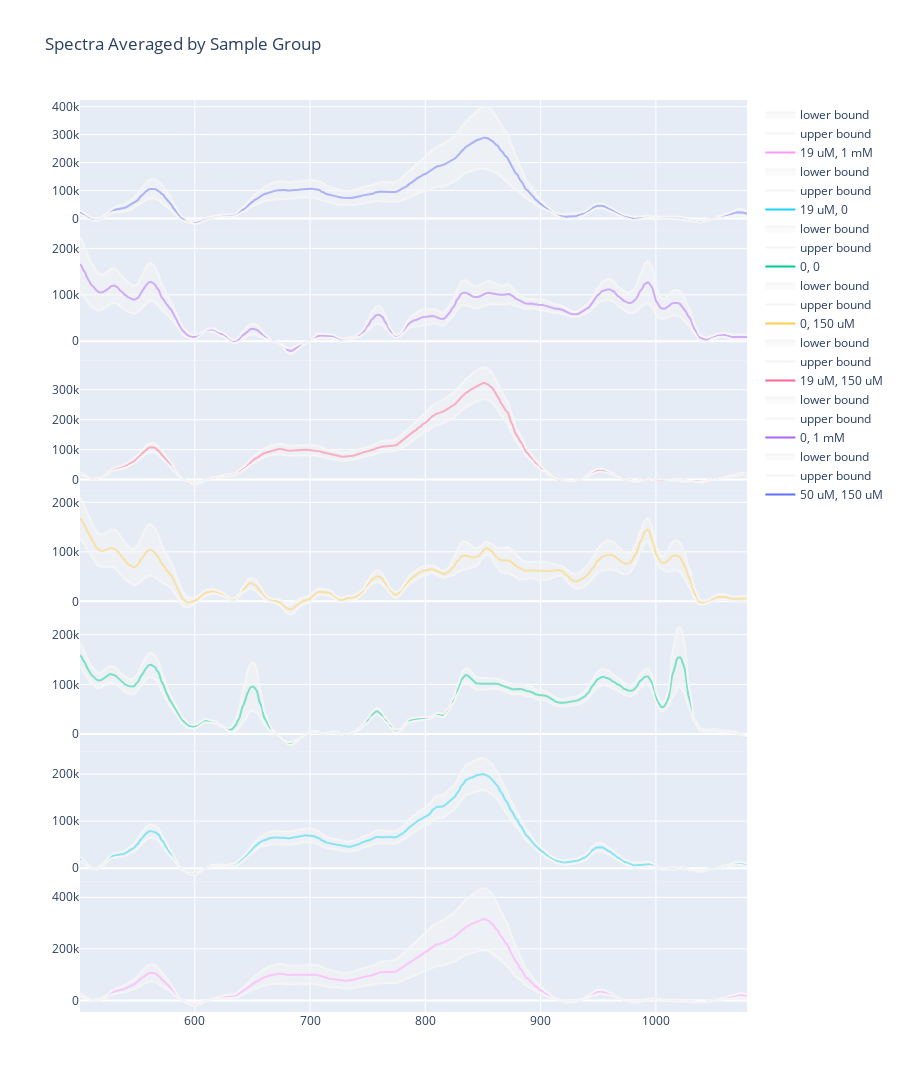

Here is the notebook cell this chart was saved with:
### Code cell
#View spectra, averaged by sample group
df=y
mydic=namedic
x=x

num=0
figs=[]

for sample_group in list(set(mydic.values())): #grab each sample group
    ids=[idx for idx, label in mydic.items() if label == sample_group] #Get the sample ids for specificed label
    existing_ids=list(set(ids).intersection(df.index)) #Filter out ids that do not occur in the DF
    # print(len(ids), len(existing_ids))
    # Get the average
    if existing_ids:
        traces=[]
        num=num+1
        ave=df.loc[existing_ids].mean() #Find average of all spectra with same label
        std=df.loc[existing_ids].std() #Calcuate the standard deviation
        traces.append(go.Scatter(y=ave, x=x, name=sample_group))
        traces.append(go.Scatter(x=x, y=ave + std, mode='lines', name='upper bound', line=dict(color='whitesmoke')))
        traces.append(go.Scatter(x=x, y=ave - std, mode='lines', name='lower bound', line=dict(color='whitesmoke'), fill='tonexty', opacity=0.1))
        fig=go.Figure(traces)
        fig.update_layout(title=sample_group)
        figs.append(fig)
        # fig.show()
    else:
        print(f'No samples in DF for {sample_group}')

###################

figure=make_subplots(rows=num, cols=1, shared_xaxes=True, vertical_spacing=0)
i=1
for fig in figs:
    figure.add_trace(fig.data[0], row=i, col=1)
    figure.add_trace(fig.data[1], row=i, col=1)
    figure.add_trace(fig.data[2], row=i, col=1)
    i=i+1

figure.update_layout(height=300*num, title='Spectra Averaged by Sample Group')


#################

# figure=go.Figure()
# for fig in figs:
#     figure.add_trace(fig.data[0])
#     figure.add_trace(fig.data[1])
#     figure.add_trace(fig.data[2])


figure.show()

### Figure 1 — Plotly figure (JSON) as saved in the notebook; plotly's stock layout.template omitted (floating-point values rounded to 4 significant figures; data arrays with more than 128 entries replaced by an {"elided": "..."} marker saying what was removed)
{"data": [{"name": "50 uM, 150 uM", "type": "scatter", "x": {"elided": "438 float values"}, "xaxis": "x", "y": {"elided": "438 float values"}, "yaxis": "y"}, {"line": {"color": "whitesmoke"}, "mode": "lines", "name": "upper bound", "type": "scatter", "x": {"elided": "438 float values"}, "xaxis": "x", "y": {"elided": "438 float values"}, "yaxis": "y"}, {"fill": "tonexty", "line": {"color": "whitesmoke"}, "mode": "lines", "name": "lower bound", "opacity": 0.1, "type": "scatter", "x": {"elided": "438 float values"}, "xaxis": "x", "y": {"elided": "438 float values"}, "yaxis": "y"}, {"name": "0, 1 mM", "type": "scatter", "x": {"elided": "438 float values"}, "xaxis": "x2", "y": {"elided": "438 float values"}, "yaxis": "y2"}, {"line": {"color": "whitesmoke"}, "mode": "lines", "name": "upper bound", "type": "scatter", "x": {"elided": "438 float values"}, "xaxis": "x2", "y": {"elided": "438 float values"}, "yaxis": "y2"}, {"fill": "tonexty", "line": {"color": "whitesmoke"}, "mode": "lines", "name": "lower bound", "opacity": 0.1, "type": "scatter", "x": {"elided": "438 float values"}, "xaxis": "x2", "y": {"elided": "438 float values"}, "yaxis": "y2"}, {"name": "19 uM, 150 uM", "type": "scatter", "x": {"elided": "438 float values"}, "xaxis": "x3", "y": {"elided": "438 float values"}, "yaxis": "y3"}, {"line": {"color": "whitesmoke"}, "mode": "lines", "name": "upper bound", "type": "scatter", "x": {"elided": "438 float values"}, "xaxis": "x3", "y": {"elided": "438 float values"}, "yaxis": "y3"}, {"fill": "tonexty", "line": {"color": "whitesmoke"}, "mode": "lines", "name": "lower bound", "opacity": 0.1, "type": "scatter", "x": {"elided": "438 float values"}, "xaxis": "x3", "y": {"elided": "438 float values"}, "yaxis": "y3"}, {"name": "0, 150 uM", "type": "scatter", "x": {"elided": "438 float values"}, "xaxis": "x4", "y": {"elided": "438 float values"}, "yaxis": "y4"}, {"line": {"color": "whitesmoke"}, "mode": "lines", "name": "upper bound", "type": "scatter", "x": {"elided": "438 float values"}, "xaxis": "x4", "y": {"elided": "438 float values"}, "yaxis": "y4"}, {"fill": "tonexty", "line": {"color": "whitesmoke"}, "mode": "lines", "name": "lower bound", "opacity": 0.1, "type": "scatter", "x": {"elided": "438 float values"}, "xaxis": "x4", "y": {"elided": "438 float values"}, "yaxis": "y4"}, {"name": "0, 0", "type": "scatter", "x": {"elided": "438 float values"}, "xaxis": "x5", "y": {"elided": "438 float values"}, "yaxis": "y5"}, {"line": {"color": "whitesmoke"}, "mode": "lines", "name": "upper bound", "type": "scatter", "x": {"elided": "438 float values"}, "xaxis": "x5", "y": {"elided": "438 float values"}, "yaxis": "y5"}, {"fill": "tonexty", "line": {"color": "whitesmoke"}, "mode": "lines", "name": "lower bound", "opacity": 0.1, "type": "scatter", "x": {"elided": "438 float values"}, "xaxis": "x5", "y": {"elided": "438 float values"}, "yaxis": "y5"}, {"name": "19 uM, 0", "type": "scatter", "x": {"elided": "438 float values"}, "xaxis": "x6", "y": {"elided": "438 float values"}, "yaxis": "y6"}, {"line": {"color": "whitesmoke"}, "mode": "lines", "name": "upper bound", "type": "scatter", "x": {"elided": "438 float values"}, "xaxis": "x6", "y": {"elided": "438 float values"}, "yaxis": "y6"}, {"fill": "tonexty", "line": {"color": "whitesmoke"}, "mode": "lines", "name": "lower bound", "opacity": 0.1, "type": "scatter", "x": {"elided": "438 float values"}, "xaxis": "x6", "y": {"elided": "438 float values"}, "yaxis": "y6"}, {"name": "19 uM, 1 mM", "type": "scatter", "x": {"elided": "438 float values"}, "xaxis": "x7", "y": {"elided": "438 float values"}, "yaxis": "y7"}, {"line": {"color": "whitesmoke"}, "mode": "lines", "name": "upper bound", "type": "scatter", "x": {"elided": "438 float values"}, "xaxis": "x7", "y": {"elided": "438 float values"}, "yaxis": "y7"}, {"fill": "tonexty", "line": {"color": "whitesmoke"}, "mode": "lines", "name": "lower bound", "opacity": 0.1, "type": "scatter", "x": {"elided": "438 float values"}, "xaxis": "x7", "y": {"elided": "438 float values"}, "yaxis": "y7"}], "layout": {"height": 2100, "title": {"text": "Spectra Averaged by Sample Group"}, "xaxis": {"anchor": "y", "domain": [0, 1], "matches": "x7", "showticklabels": false}, "xaxis2": {"anchor": "y2", "domain": [0, 1], "matches": "x7", "showticklabels": false}, "xaxis3": {"anchor": "y3", "domain": [0, 1], "matches": "x7", "showticklabels": false}, "xaxis4": {"anchor": "y4", "domain": [0, 1], "matches": "x7", "showticklabels": false}, "xaxis5": {"anchor": "y5", "domain": [0, 1], "matches": "x7", "showticklabels": false}, "xaxis6": {"anchor": "y6", "domain": [0, 1], "matches": "x7", "showticklabels": false}, "xaxis7": {"anchor": "y7", "domain": [0, 1]}, "yaxis": {"anchor": "x", "domain": [0.8571, 1.0]}, "yaxis2": {"anchor": "x2", "domain": [0.7143, 0.8571]}, "yaxis3": {"anchor": "x3", "domain": [0.5714, 0.7143]}, "yaxis4": {"anchor": "x4", "domain": [0.4286, 0.5714]}, "yaxis5": {"anchor": "x5", "domain": [0.2857, 0.4286]}, "yaxis6": {"anchor": "x6", "domain": [0.1429, 0.2857]}, "yaxis7": {"anchor": "x7", "domain": [0, 0.1429]}}}
